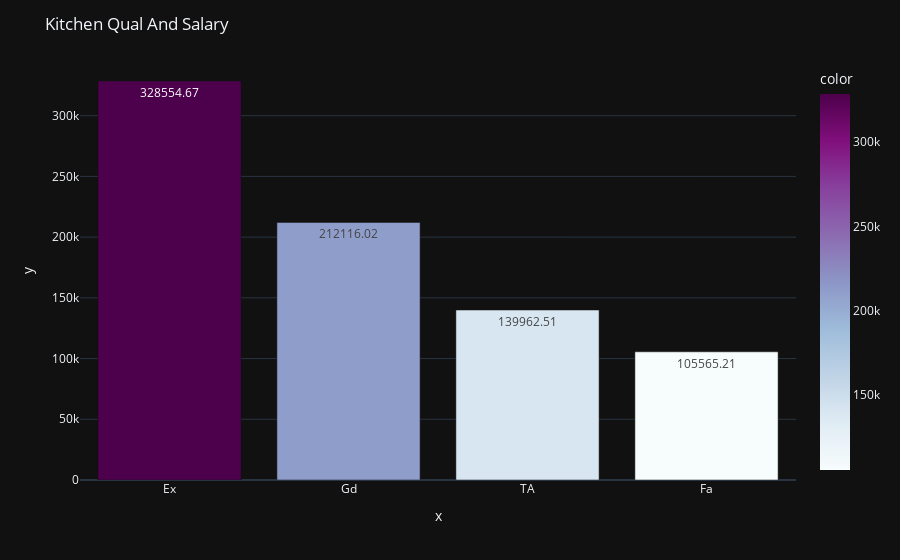

Source (notebook cell):
### Code cell
fig=px.bar(
    x=KitchenQual.index,
    y=KitchenQual.values,
    color_continuous_scale="BuPu",
    color=KitchenQual.values,
    text=np.round(KitchenQual.values,2)
)

fig.update_layout(
    title="Kitchen Qual And Salary",
    template="plotly_dark"
)

fig.show()

### Figure 1 — Plotly figure (JSON) as saved in the notebook; plotly's stock layout.template omitted (floating-point values rounded to 4 significant figures)
{"data": [{"alignmentgroup": "True", "hovertemplate": "x=%{x}<br>y=%{y}<br>text=%{text}<br>color=%{marker.color}<extra></extra>", "legendgroup": "", "marker": {"color": [328600.0, 212100.0, 140000.0, 105600.0], "coloraxis": "coloraxis", "pattern": {"shape": ""}}, "name": "", "offsetgroup": "", "orientation": "v", "showlegend": false, "text": [328600.0, 212100.0, 140000.0, 105600.0], "textposition": "auto", "type": "bar", "x": ["Ex", "Gd", "TA", "Fa"], "xaxis": "x", "y": [328600.0, 212100.0, 140000.0, 105600.0], "yaxis": "y"}], "layout": {"barmode": "relative", "coloraxis": {"colorbar": {"title": {"text": "color"}}, "colorscale": [[0, "rgb(247,252,253)"], [0.125, "rgb(224,236,244)"], [0.25, "rgb(191,211,230)"], [0.375, "rgb(158,188,218)"], [0.5, "rgb(140,150,198)"], [0.625, "rgb(140,107,177)"], [0.75, "rgb(136,65,157)"], [0.875, "rgb(129,15,124)"], [1, "rgb(77,0,75)"]]}, "legend": {"tracegroupgap": 0}, "margin": {"t": 60}, "title": {"text": "Kitchen Qual And Salary"}, "xaxis": {"anchor": "y", "domain": [0, 1], "title": {"text": "x"}}, "yaxis": {"anchor": "x", "domain": [0, 1], "title": {"text": "y"}}}}
